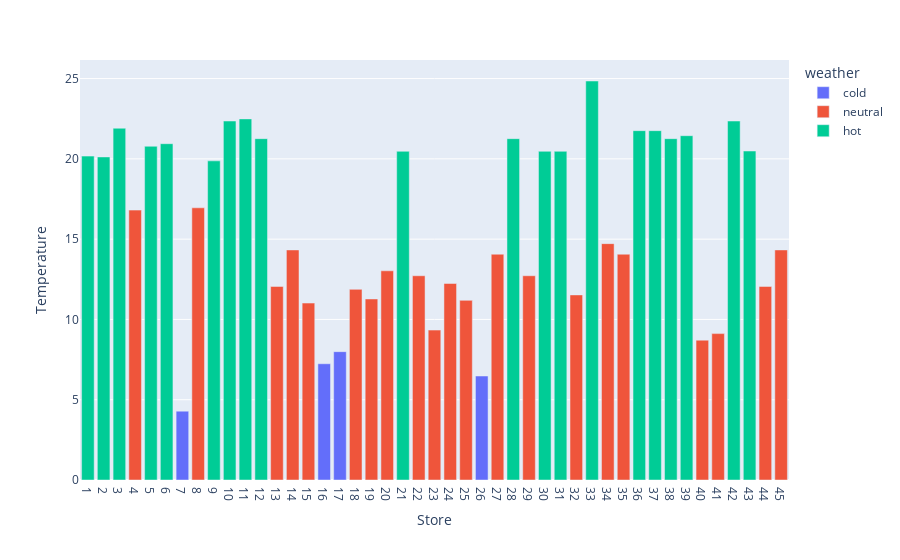

Notebook cell for this chart:
### Code cell
fig = px.bar(weat,x='Store',y='Temperature',color='weather')
fig.update_layout(xaxis=dict(tickmode='linear'))
fig.show()

### Figure 1 — Plotly figure (JSON) as saved in the notebook; plotly's stock layout.template omitted (floating-point values rounded to 4 significant figures)
{"data": [{"hovertemplate": "weather=cold<br>Store=%{x}<br>Temperature=%{y}<extra></extra>", "legendgroup": "cold", "marker": {"color": "#636efa", "pattern": {"shape": ""}}, "name": "cold", "orientation": "v", "showlegend": true, "textposition": "auto", "type": "bar", "x": [7, 26, 16, 17], "xaxis": "x", "y": [4.289, 6.477, 7.239, 7.993], "yaxis": "y"}, {"hovertemplate": "weather=neutral<br>Store=%{x}<br>Temperature=%{y}<extra></extra>", "legendgroup": "neutral", "marker": {"color": "#EF553B", "pattern": {"shape": ""}}, "name": "neutral", "orientation": "v", "showlegend": true, "textposition": "auto", "type": "bar", "x": [40, 41, 23, 15, 25, 19, 32, 18, 44, 13, 24, 22, 29, 20, 35, 27, 45, 14, 34, 4, 8], "xaxis": "x", "y": [8.708, 9.117, 9.336, 11.02, 11.19, 11.28, 11.53, 11.87, 12.05, 12.05, 12.24, 12.72, 12.72, 13.03, 14.06, 14.06, 14.33, 14.33, 14.72, 16.81, 16.95], "yaxis": "y"}, {"hovertemplate": "weather=hot<br>Store=%{x}<br>Temperature=%{y}<extra></extra>", "legendgroup": "hot", "marker": {"color": "#00cc96", "pattern": {"shape": ""}}, "name": "hot", "orientation": "v", "showlegend": true, "textposition": "auto", "type": "bar", "x": [9, 2, 1, 30, 31, 21, 43, 5, 6, 12, 28, 38, 39, 37, 36, 3, 42, 10, 11, 33], "xaxis": "x", "y": [19.88, 20.12, 20.17, 20.47, 20.47, 20.47, 20.49, 20.78, 20.94, 21.26, 21.26, 21.26, 21.44, 21.76, 21.76, 21.91, 22.36, 22.36, 22.49, 24.85], "yaxis": "y"}], "layout": {"barmode": "relative", "legend": {"title": {"text": "weather"}, "tracegroupgap": 0}, "margin": {"t": 60}, "xaxis": {"anchor": "y", "domain": [0, 1], "tickmode": "linear", "title": {"text": "Store"}}, "yaxis": {"anchor": "x", "domain": [0, 1], "title": {"text": "Temperature"}}}}
